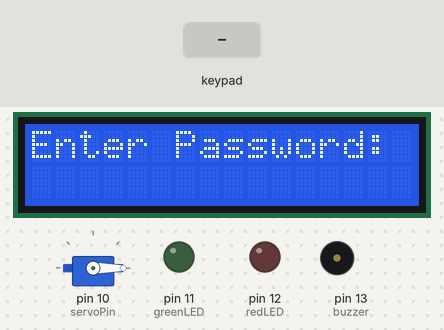
Bench run of a sketch on a simulated Arduino Uno, built with avr-gcc and run on an emulated ATmega328P. Parts: servo, 16×2 character LCD, output pins drawn as LEDs (lit = HIGH), buzzer (waves = sounding, pin HIGH). The inputs (shaded band) are chosen by the test bench. What the sketch prints to the serial monitor is not drawn.

Above: at 2.2 s.
2.3 s: keypad keys 1 2 3 4 # pressed 0.4 s apart
At 4.6 s:
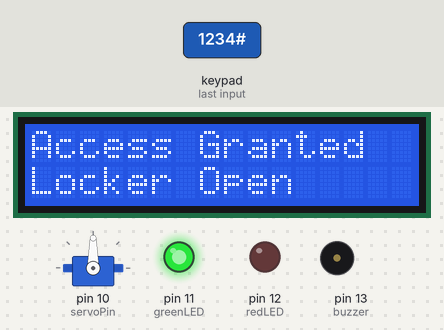
8.8 s: keypad keys 2 3 4 5 # pressed 0.4 s apart
At 13.1 s:
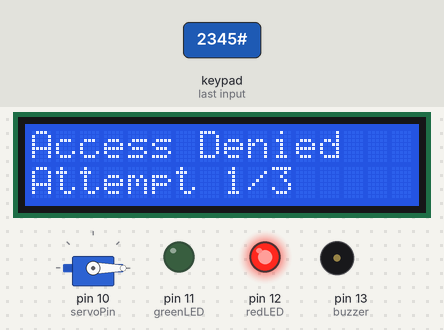
13.8 s: key '#' pressed
At 16.5 s:
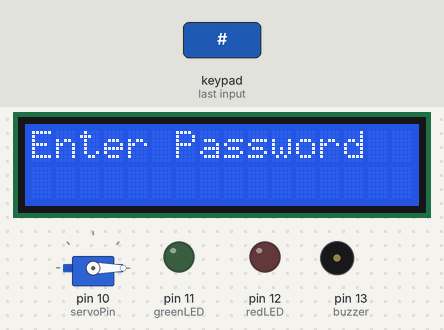
16.8 s: key '1' pressed
At 19.5 s:
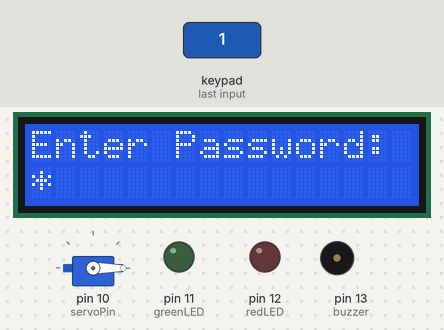
19.8 s: key '2' pressed
At 20.4 s:
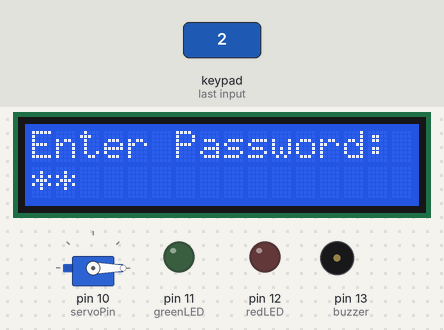
21.3 s: keypad keys 1 2 3 4 * pressed 0.4 s apart
At 21.5 s:
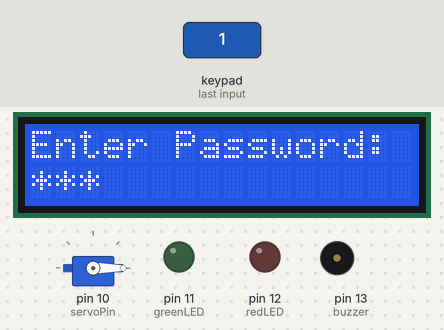
Timing chart, 0 to 24.3 s (numbered marks = the images above; inputs shaded):
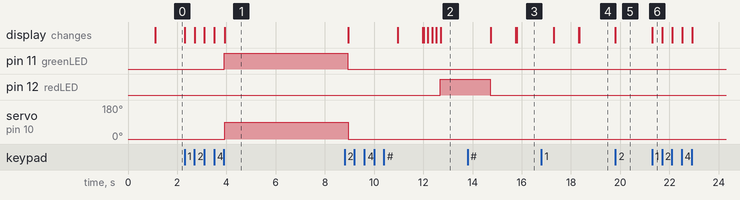

Measured:
- after the input at 2.3 s, pin 11 (greenLED): LOW → HIGH after 1.6 s; servo on pin 10 (servoPin): 0° → 90° after 1.6 s; the display: first changes at once (image 1 shows a later state)
- after the input at 8.8 s, pin 12 (redLED): LOW → HIGH after 3.9 s; the display: first differs from a run without the input after 3.2 s (image 2 shows a later state)
- after the input at 16.8 s, the display: first differs from a run without the input after 1.5 s (image 4)
- after the input at 19.8 s, the display: changes at once (image 5)
- after the input at 21.3 s, the display: changes at once (image 6)

The sketch:

anti_theft_locker.ino
```cpp
#include <Keypad.h>
#include <Servo.h>
#include <Wire.h>
#include <LiquidCrystal_I2C.h>

// ---------- Keypad ----------
const byte ROWS = 4;
const byte COLS = 4;

char keys[ROWS][COLS] = {
  {'1','2','3','A'},
  {'4','5','6','B'},
  {'7','8','9','C'},
  {'*','0','#','D'}
};

byte rowPins[ROWS] = {2, 3, 4, 5};
byte colPins[COLS] = {6, 7, 8, 9};

Keypad keypad = Keypad(makeKeymap(keys), rowPins, colPins, ROWS, COLS);

// ---------- Components ----------
Servo lockServo;
LiquidCrystal_I2C lcd(0x27, 16, 2);

const int servoPin = 10;
const int greenLED = 11;
const int redLED = 12;
const int buzzer = 13;

// ---------- Security ----------
const String correctPassword = "1234";
String enteredPassword = "";

int failedAttempts = 0;
const int maxAttempts = 3;

// Servo positions
const int LOCKED_ANGLE = 0;
const int UNLOCKED_ANGLE = 90;

// ---------- Setup ----------
void setup() {
  Serial.begin(9600);

  lockServo.attach(servoPin);
  lockServo.write(LOCKED_ANGLE);

  pinMode(greenLED, OUTPUT);
  pinMode(redLED, OUTPUT);
  pinMode(buzzer, OUTPUT);

  digitalWrite(greenLED, LOW);
  digitalWrite(redLED, LOW);
  digitalWrite(buzzer, LOW);

  lcd.init();
  lcd.backlight();

  showLockedScreen();

  Serial.println("Anti-Theft Locker System");
  Serial.println("System Ready");
}

// ---------- Main Loop ----------
void loop() {

  char key = keypad.getKey();

  if (key) {

    Serial.print("Key pressed: ");
    Serial.println(key);

    // Clear password
    if (key == '*') {
      enteredPassword = "";

      lcd.clear();
      lcd.setCursor(0, 0);
      lcd.print("Enter Password:");
      lcd.setCursor(0, 1);

      Serial.println("Password cleared");
    }

    // Enter / verify password
    else if (key == '#') {
      checkPassword();
    }

    // Add digit
    else {
      if (enteredPassword.length() < 8) {
        enteredPassword += key;

        lcd.setCursor(0, 1);

        for (int i = 0; i < enteredPassword.length(); i++) {
          lcd.print("*");
        }
      }
    }
  }
}

// ---------- Password Verification ----------
void checkPassword() {

  if (enteredPassword.length() == 0) {
    lcd.clear();
    lcd.setCursor(0, 0);
    lcd.print("Enter Password");
    delay(1500);
    showLockedScreen();
    return;
  }

  // Correct password
  if (enteredPassword == correctPassword) {

    failedAttempts = 0;

    digitalWrite(greenLED, HIGH);
    digitalWrite(redLED, LOW);

    lcd.clear();
    lcd.setCursor(0, 0);
    lcd.print("Access Granted");
    lcd.setCursor(0, 1);
    lcd.print("Locker Open");

    Serial.println("ACCESS GRANTED");
    Serial.println("Locker unlocked");

    lockServo.write(UNLOCKED_ANGLE);

    delay(5000);

    // Auto-lock
    lockServo.write(LOCKED_ANGLE);

    digitalWrite(greenLED, LOW);

    lcd.clear();
    lcd.setCursor(0, 0);
    lcd.print("Locker Locked");

    Serial.println("Locker automatically locked");

    delay(2000);

    showLockedScreen();
  }

  // Wrong password
  else {

    failedAttempts++;

    digitalWrite(redLED, HIGH);
    digitalWrite(greenLED, LOW);

    lcd.clear();
    lcd.setCursor(0, 0);
    lcd.print("Access Denied");
    lcd.setCursor(0, 1);
    lcd.print("Attempt ");
    lcd.print(failedAttempts);
    lcd.print("/3");

    Serial.print("ACCESS DENIED - Attempt ");
    Serial.println(failedAttempts);

    delay(2000);

    digitalWrite(redLED, LOW);

    // Three wrong attempts
    if (failedAttempts >= maxAttempts) {

      alarm();

      failedAttempts = 0;
    }

    enteredPassword = "";

    showLockedScreen();
  }
}

// ---------- Alarm ----------
void alarm() {

  lcd.clear();
  lcd.setCursor(0, 0);
  lcd.print("TOO MANY");
  lcd.setCursor(0, 1);
  lcd.print("ATTEMPTS!");

  Serial.println("!!! SECURITY ALARM !!!");

  digitalWrite(redLED, HIGH);

  for (int i = 0; i < 10; i++) {

    digitalWrite(buzzer, HIGH);
    delay(200);

    digitalWrite(buzzer, LOW);
    delay(200);
  }

  digitalWrite(redLED, LOW);

  Serial.println("Alarm stopped");
}

// ---------- Locked Screen ----------
void showLockedScreen() {

  lcd.clear();
  lcd.setCursor(0, 0);
  lcd.print("LOCKER LOCKED");

  delay(1000);

  lcd.clear();
  lcd.setCursor(0, 0);
  lcd.print("Enter Password:");
  lcd.setCursor(0, 1);
}
```
